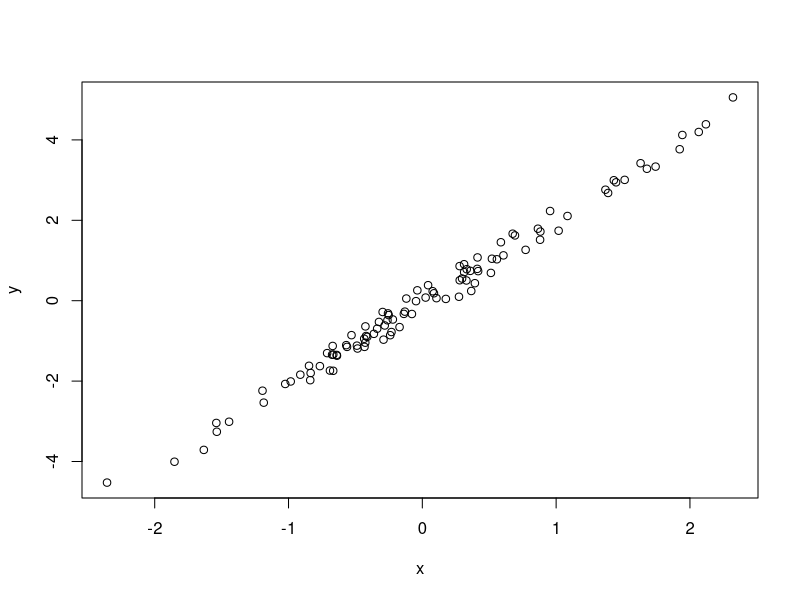

Reproduce this figure in R.
# Simulate and plot data
# zeynep binerbay
# zeynepbinerbay113Qmetu.edu.tr
# 2024-03-07

# Simulate predictor variable
x <- rnorm(n = 100)
# Simulate response variable with some noise
y <- 2 * x + rnorm(n = 100, sd = 0.2)

# Plot the data
plot(x = x, y = y)
